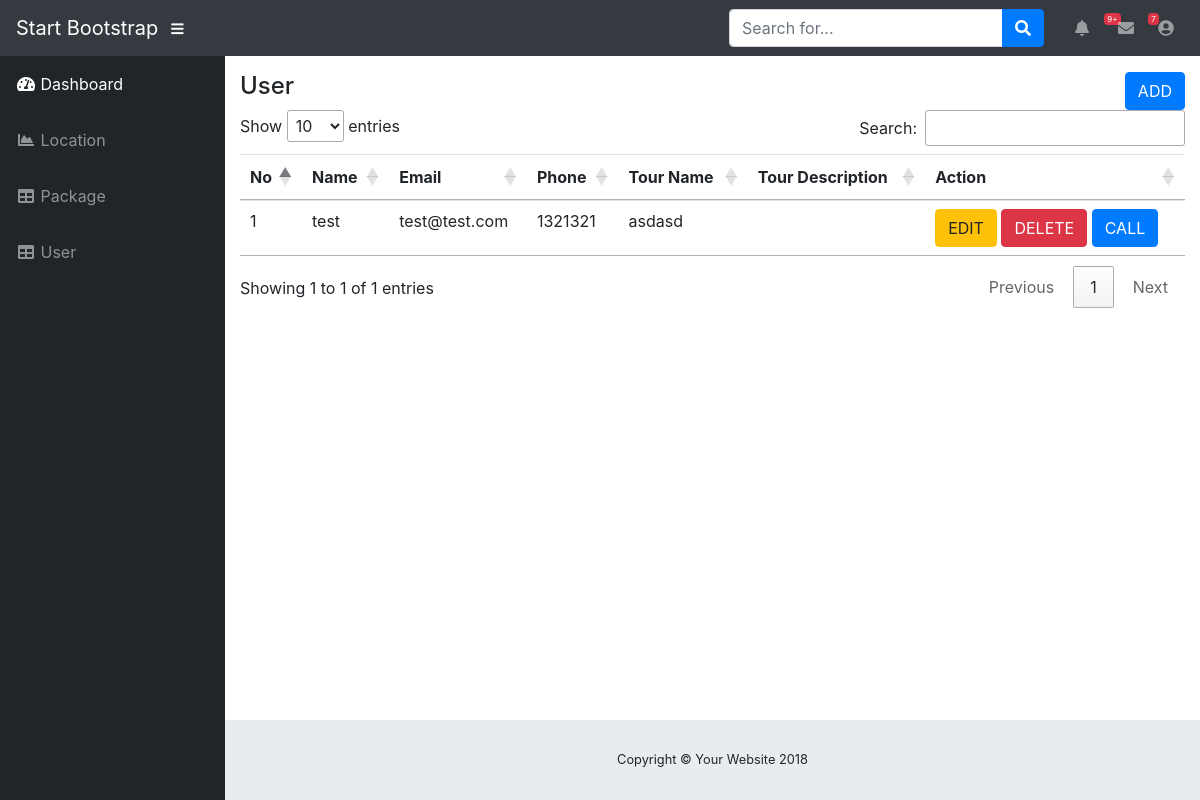
The app's page /admin/user.php (signed in), older data.
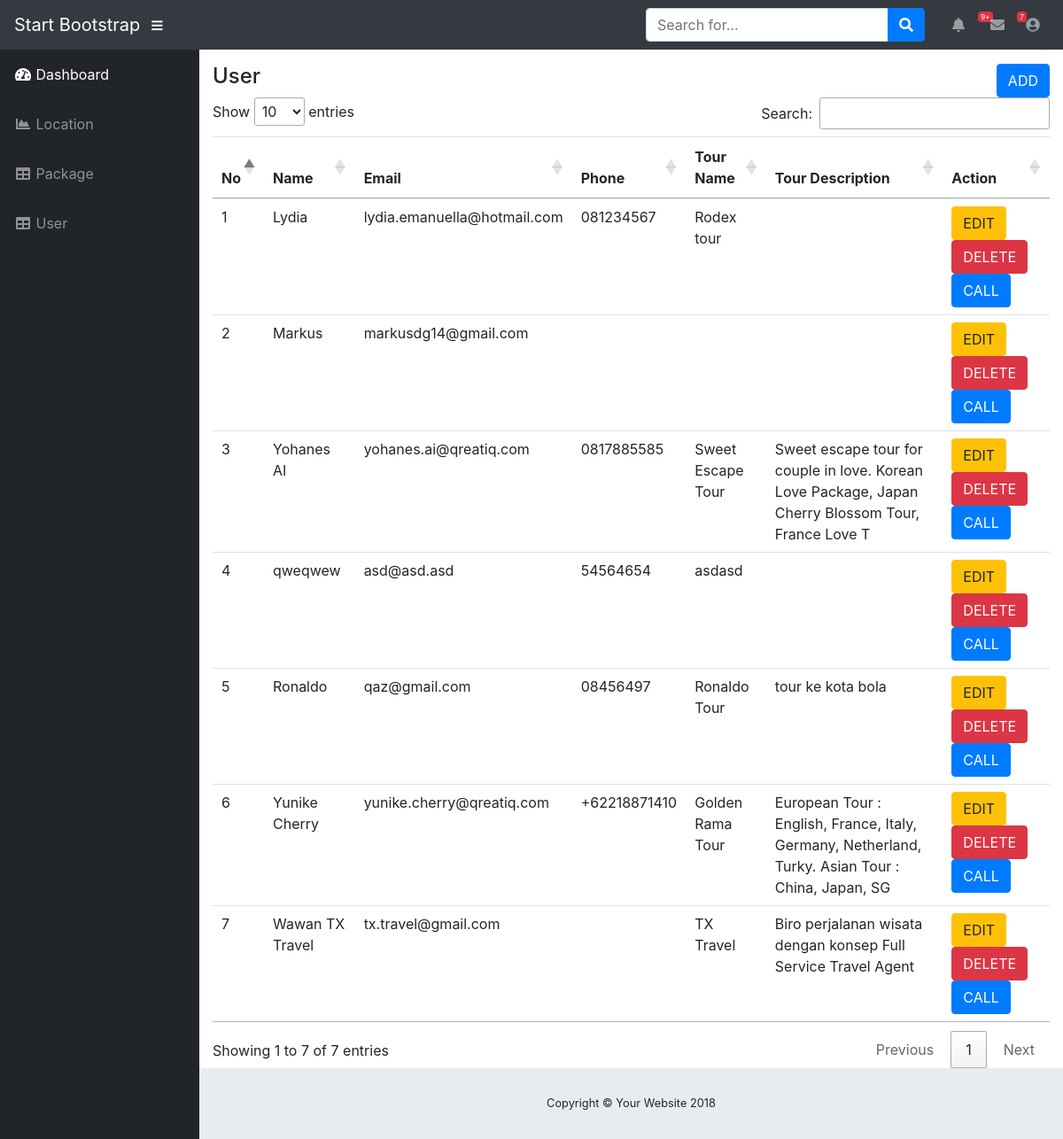
The same page, newer data.
### tables this page shows
CREATE TABLE `m_user` (
  `id` int(11) NOT NULL,
  `email` varchar(100) NOT NULL,
  `password` varchar(100) DEFAULT NULL,
  `name` varchar(100) DEFAULT NULL,
  `phone` varchar(100) DEFAULT NULL
);

CREATE TABLE `m_tour` (
  `id` int(11) NOT NULL,
  `name` varchar(100) NOT NULL,
  `description` varchar(100) DEFAULT NULL,
  `address` varchar(100) DEFAULT NULL,
  `phone` varchar(100) DEFAULT NULL,
  `user_id` int(11) NOT NULL
);

### admin/user.php (the view, shortened to what this page needs)
<?php
  include "../controller/connection.php";
  $sql="select * from m_user where email!='admin@admin.com'";
  $query=mysqli_query($conn,$sql);
  $arrUser=[];
  while($row = mysqli_fetch_assoc($query)){
    $sql="select * from m_tour where user_id=".$row['id'];
    $query1=mysqli_query($conn,$sql);
    $row['tour']=mysqli_fetch_assoc($query1);
    array_push($arrUser,$row);
  }
?>
<?php include "../layout/baseHeader.php" ?>
<div class="container-fluid">
  <div class="row">
    <div class="col-sm-6">
      <h4>User</h4>
    </div>
    <div class="col-sm-6">
      <button type="button" class="btn btn-primary float-right" data-toggle="modal" data-target="#addModal">
        ADD
      </button>
    </div>
    <div class="col-sm-12">
      <table class="table">
        <thead>
          <tr>
            <th>No</th>
            <th>Name</th>
            <th>Email</th>
            <th>Phone</th>
            <th>Tour Name</th>
            <th>Tour Description</th>
            <th>Action</th>
          </tr>
        </thead>
        <tbody>
          <?php foreach($arrUser as $key=>$user){ ?>
            <tr>
              <td><?= $key+1 ?></td>
              <td><?= $user['name'] ?></td>
              <td><?= $user['email'] ?></td>
              <td><?= $user['phone'] ?></td>
              <td><?= $user['tour']['name'] ?></td>
              <td><?= $user['tour']['description'] ?></td>
              <td>
                <button type="button" class="btn btn-warning" data-toggle="modal" data-target="#editModal<?= $user['id'] ?>">
                  EDIT
                </button>
                <a href="../controller/deleteUser.php?id=<?= $user['id'] ?>" class="btn btn-danger">DELETE</a>
                <a href="tel:<?= $user['phone'] ?>" class="btn btn-primary">CALL</a>
              </td>
            </tr>
          <?php } ?>
        </tbody>
      </table>
    </div>
  </div>
</div>
<?php include "../layout/baseFooter.php" ?>

### layout/baseHeader.php (shortened to what this page needs)
<!DOCTYPE html>
<html lang="en">
  <head>
    <link href="../vendor/bootstrap/css/bootstrap.min.css" rel="stylesheet">
    <link href="../vendor/fontawesome-free/css/all.min.css" rel="stylesheet" type="text/css">
    <link href="../vendor/datatables/dataTables.bootstrap4.css" rel="stylesheet">
    <link href="../css/sb-admin.css" rel="stylesheet">
    <link rel="stylesheet" type="text/css" href="//cdn.datatables.net/1.10.19/css/jquery.dataTables.min.css">
  </head>
  <body id="page-top">
    <nav class="navbar navbar-expand navbar-dark bg-dark static-top">
      <a class="navbar-brand mr-1" href="index.html">Start Bootstrap</a>
      <button class="btn btn-link btn-sm text-white order-1 order-sm-0" id="sidebarToggle" href="#">
        <i class="fas fa-bars"></i>
      </button>
      <form class="d-none d-md-inline-block form-inline ml-auto mr-0 mr-md-3 my-2 my-md-0">
        <div class="input-group">
          <input type="text" class="form-control" placeholder="Search for..." aria-label="Search" aria-describedby="basic-addon2">
          <div class="input-group-append">
            <button class="btn btn-primary" type="button">
              <i class="fas fa-search"></i>
            </button>
          </div>
        </div>
      </form>
      <ul class="navbar-nav ml-auto ml-md-0">
        <li class="nav-item dropdown no-arrow mx-1">
          <a class="nav-link dropdown-toggle" href="#" id="alertsDropdown" role="button" data-toggle="dropdown" aria-haspopup="true" aria-expanded="false">
            <i class="fas fa-bell fa-fw"></i>
            <span class="badge badge-danger">9+</span>
          </a>
        </li>
        <li class="nav-item dropdown no-arrow mx-1">
          <a class="nav-link dropdown-toggle" href="#" id="messagesDropdown" role="button" data-toggle="dropdown" aria-haspopup="true" aria-expanded="false">
            <i class="fas fa-envelope fa-fw"></i>
            <span class="badge badge-danger">7</span>
          </a>
        </li>
        <li class="nav-item dropdown no-arrow">
          <a class="nav-link dropdown-toggle" href="#" id="userDropdown" role="button" data-toggle="dropdown" aria-haspopup="true" aria-expanded="false">
            <i class="fas fa-user-circle fa-fw"></i>
          </a>
        </li>
      </ul>
    </nav>
    <div id="wrapper">
      <ul class="sidebar navbar-nav">
        <li class="nav-item active">
          <a class="nav-link" href="../admin/index.php">
            <i class="fas fa-fw fa-tachometer-alt"></i>
            <span>Dashboard</span>
          </a>
        </li>
        <li class="nav-item">
          <a class="nav-link" href="../admin/location.php">
            <i class="fas fa-fw fa-chart-area"></i>
            <span>Location</span></a>
        </li>
        <li class="nav-item">
          <a class="nav-link" href="../admin/package.php">
            <i class="fas fa-fw fa-table"></i>
            <span>Package</span></a>
        </li>
        <li class="nav-item">
          <a class="nav-link" href="../admin/user.php">
            <i class="fas fa-fw fa-table"></i>
            <span>User</span></a>
        </li>
      </ul>
      <div id="content-wrapper">

### layout/baseFooter.php (shortened to what this page needs)
				<footer class="sticky-footer">
					<div class="container my-auto">
						<div class="copyright text-center my-auto">
							<span>Copyright © Your Website 2018</span>
						</div>
					</div>
				</footer>
			</div>
		</div>
	</body>
</html>

### css/sb-admin.css (style rules this page uses)
html { position: relative; min-height: 100%; }
body { height: 100%; }
#wrapper { display: -webkit-box; display: -ms-flexbox; display: flex; }
#wrapper #content-wrapper { overflow-x: hidden; width: 100%; padding-top: 1rem; padding-bottom: 80px; }
.navbar-nav .nav-item.active .nav-link { color: #fff; }
.navbar-nav .nav-item.dropdown .dropdown-toggle::after { width: 1rem; text-align: center; float: right; vertical-align: 0; border: 0; font-weight: 900; content: '\f105'; font-family: 'Font Awesome 5 Free'; }
.navbar-nav .nav-item.dropdown.no-arrow .dropdown-toggle::after { display: none; }
.navbar-nav .nav-item .nav-link .badge { position: absolute; margin-left: 0.75rem; top: 0.3rem; font-weight: 400; font-size: 0.5rem; }
.sidebar { width: 90px !important; background-color: #212529; min-height: calc(100vh - 56px); }
.sidebar .nav-item:last-child { margin-bottom: 1rem; }
.sidebar .nav-item .nav-link { text-align: center; padding: 0.75rem 1rem; width: 90px; }
.sidebar .nav-item .nav-link span { font-size: 0.65rem; display: block; }
.sidebar .nav-item .nav-link { color: rgba(255, 255, 255, 0.5); }
@media (min-width: 768px) { .sidebar { width: 225px !important; } }
@media (min-width: 768px) { .sidebar .nav-item .nav-link { display: block; width: 100%; text-align: left; padding: 1rem; width: 225px; } }
@media (min-width: 768px) { .sidebar .nav-item .nav-link span { font-size: 1rem; display: inline; } }
:root { --input-padding-x: 0.75rem; --input-padding-y: 0.75rem; }
footer.sticky-footer { display: -webkit-box; display: -ms-flexbox; display: flex; position: absolute; right: 0; bottom: 0; width: calc(100% - 90px); height: 80px; background-color: #e9ecef; }
footer.sticky-footer .copyright { line-height: 1; font-size: 0.8rem; }
@media (min-width: 768px) { footer.sticky-footer { width: calc(100% - 225px); } }

Row changes from the older to the newer data that the page shows:
removed m_user: name "test", email "test@test.com", phone "1321321"
added m_user: name "Lydia", email "lydia.emanuella@hotmail.com", phone "081234567"
added m_tour: name "Rodex tour"
added m_user: name "Markus", email "markusdg14@gmail.com"
added m_user: name "Yohanes AI", email "yohanes.ai@qreatiq.com", phone "0817885585"
added m_tour: name "Sweet Escape Tour", description "Sweet escape tour for couple in love. Korean Love Package, Japan Cherry Blossom Tour, France Love T"
added m_user: name "qweqwew", email "asd@asd.asd", phone "54564654"
added m_user: name "Ronaldo", email "qaz@gmail.com", phone "08456497"
added m_tour: name "Ronaldo Tour", description "tour ke kota bola"
added m_user: name "Yunike Cherry", email "yunike.cherry@qreatiq.com", phone "+62218871410"
added m_tour: name "Golden Rama Tour", description "European Tour : English, France, Italy, Germany, Netherland, Turky. Asian Tour : China, Japan, SG"
added m_user: name "Wawan TX Travel", email "tx.travel@gmail.com"
added m_tour: name "TX Travel", description "Biro perjalanan wisata dengan konsep Full Service Travel Agent"
Text that changed along with them:
text written by a page script: "Show entries Search: Showing 1 to 1 of 1 entries Previous 1 Next" → "Show entries Search: Showing 1 to 7 of 7 entries Previous 1 Next"
